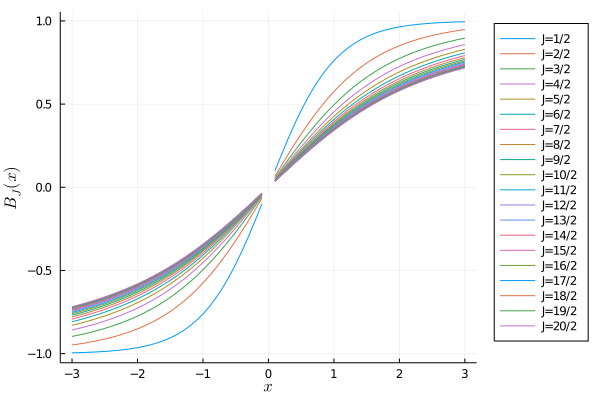

Write the Julia code that produced this figure.
using Plots
using LaTeXStrings

B(x) = (2*J+1)/(2*J)*coth((2*J+1)/(2*J)*x) - 1/(2*J)*coth(x/(2*J))
x = -3:0.1:3

p= plot()

for n in 1:20
    for J in n/2
        B(x) = (2*J+1)/(2*J)*coth((2*J+1)/(2*J)*x) - 1/(2*J)*coth(x/(2*J))
        plot!(x,B,xlabel=L"x",ylabel=L"B_J(x)",label="J=$n/2",legend=:outertopright)
    end
end

p
#savefig("Brillouin-function.png")